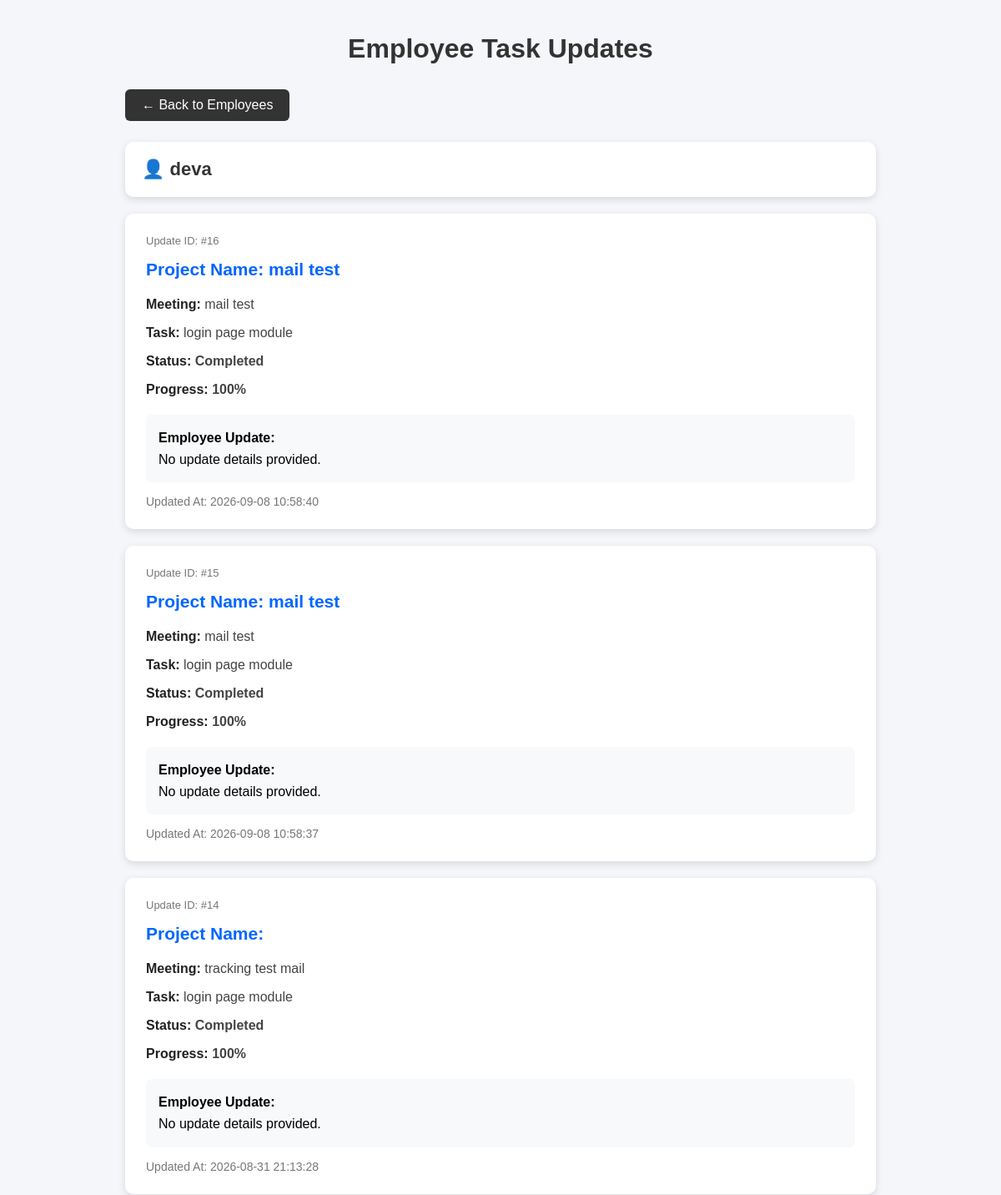
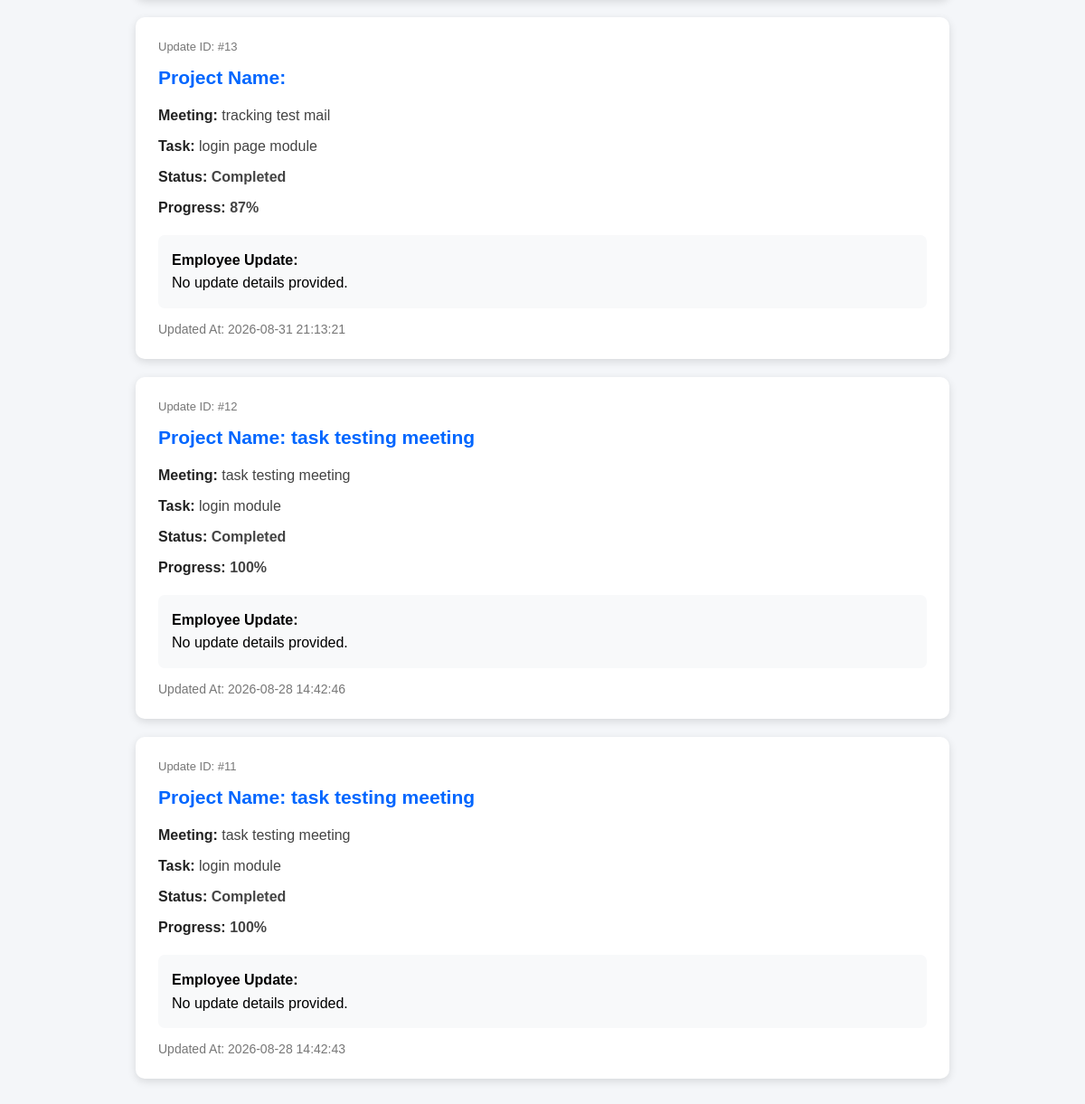
Screenshot of /task_updates.php?employee_id=12 with the database file from the repository (2 pictures, top to bottom).
### tables this page shows
CREATE TABLE `employee` (
  `id` int(11) NOT NULL AUTO_INCREMENT,
  `full_name` varchar(100) NOT NULL,
  `email` varchar(100) NOT NULL,
  `password` varchar(255) NOT NULL,
  `department` varchar(100) DEFAULT NULL,
  `phone` varchar(15) DEFAULT NULL,
  `availability` enum('Available','Busy') DEFAULT 'Available',
  `created_at` timestamp NOT NULL DEFAULT current_timestamp(),
  `project_name` varchar(255) DEFAULT NULL,
  PRIMARY KEY (`id`),
  UNIQUE KEY `email` (`email`)
);

CREATE TABLE `task_updates` (
  `id` int(11) NOT NULL AUTO_INCREMENT,
  `task_id` int(11) NOT NULL,
  `employee_id` int(11) NOT NULL,
  `status` varchar(50) NOT NULL,
  `progress` int(11) NOT NULL DEFAULT 0,
  `update_details` text DEFAULT NULL,
  `updated_at` timestamp NOT NULL DEFAULT current_timestamp(),
  PRIMARY KEY (`id`)
);

CREATE TABLE `tasks` (
  `id` int(11) NOT NULL AUTO_INCREMENT,
  `meeting_id` int(11) DEFAULT NULL,
  `project_name` varchar(255) NOT NULL,
  `task_title` varchar(255) NOT NULL,
  `description` text DEFAULT NULL,
  `employee_id` int(11) NOT NULL,
  `assigned_date` date NOT NULL,
  `due_date` date NOT NULL,
  `progress` int(11) DEFAULT 0,
  `status` varchar(50) DEFAULT 'Pending',
  `created_at` timestamp NOT NULL DEFAULT current_timestamp(),
  PRIMARY KEY (`id`)
);

CREATE TABLE `meetings` (
  `id` int(11) NOT NULL AUTO_INCREMENT,
  `title` varchar(100) DEFAULT NULL,
  `meeting_date` date DEFAULT NULL,
  `start_time` time DEFAULT NULL,
  `end_time` time DEFAULT NULL,
  `description` text DEFAULT NULL,
  PRIMARY KEY (`id`)
);

### task_updates.php (the view, shortened to what this page needs)
<?php
include "../database/connection.php";
$selected_employee_id = 0;
if (isset($_GET['employee_id'])) {
    $selected_employee_id =
        intval($_GET['employee_id']);
}
$selected_employee = null;
if ($selected_employee_id > 0) {
    $employee_sql = "
        SELECT
            id,
            full_name
        FROM employee
        WHERE id = ?
        LIMIT 1
    ";
    $employee_stmt =
        $conn->prepare($employee_sql);
    $employee_stmt->bind_param(
        "i",
        $selected_employee_id
    );
    $employee_stmt->execute();
    $employee_result =
        $employee_stmt->get_result();
    if (
        $employee_result->num_rows > 0
    ) {
        $selected_employee =
            $employee_result->fetch_assoc();
    }
}
$employees_sql = "
    SELECT DISTINCT
        e.id,
        e.full_name
    FROM task_updates tu
    INNER JOIN employee e
        ON tu.employee_id = e.id
    ORDER BY e.full_name ASC
";
$employees_result =
    mysqli_query(
        $conn,
        $employees_sql
    );
$updates_result = null;
if ($selected_employee) {
    $updates_sql = "
        SELECT
            tu.id AS update_id,
            tu.status,
            tu.progress,
            tu.update_details,
            tu.updated_at,
            t.task_title,
            t.project_name,
            m.title AS meeting_title
        FROM task_updates tu
        INNER JOIN tasks t
            ON tu.task_id = t.id
        LEFT JOIN meetings m
            ON t.meeting_id = m.id
        WHERE tu.employee_id = ?
        ORDER BY tu.updated_at DESC
    ";
    $updates_stmt =
        $conn->prepare($updates_sql);
    $updates_stmt->bind_param(
        "i",
        $selected_employee_id
    );
    $updates_stmt->execute();
    $updates_result =
        $updates_stmt->get_result();
}
?>
<!DOCTYPE html>
<html>
<head>
</head>
<body>
<div class="container">
<h1>
Employee Task Updates
</h1>
<?php
if (!$selected_employee) {
?>
<a
    href="task_tracking.php"
    class="back-button"
>
← Back to Task Tracking
</a>
<?php
if (
    $employees_result &&
    mysqli_num_rows($employees_result) > 0
) {
    while (
        $employee =
        mysqli_fetch_assoc($employees_result)
    ) {
?>
<div class="employee-card">
<div class="employee-name">
👤
<?php
echo htmlspecialchars(
    $employee['full_name']
);
?>
</div>
<a
    href="task_updates.php?employee_id=<?php
        echo intval($employee['id']);
    ?>"
    class="view-button"
>
View Updates →
</a>
</div>
<?php
    }
} else {
?>
<div class="no-update">
No employee task updates found.
</div>
<?php
}
}
else {
?>
<a
    href="task_updates.php"
    class="back-button"
>
← Back to Employees
</a>
<div class="employee-heading">
👤
<?php
echo htmlspecialchars(
    $selected_employee['full_name']
);
?>
</div>
<?php
if (
    $updates_result &&
    $updates_result->num_rows > 0
) {
    while (
        $row =
        $updates_result->fetch_assoc()
    ) {
?>
<div class="update-box">
<div class="update-id">
Update ID:
#<?php
echo htmlspecialchars(
    $row['update_id']
);
?>
</div>
<div class="project-name">
Project Name:
<?php
echo htmlspecialchars(
    $row['project_name']
);
?>
</div>
<div class="info">
<strong>
Meeting:
</strong>
<?php
echo htmlspecialchars(
    $row['meeting_title'] ?? ''
);
?>
</div>
<div class="info">
<strong>
Task:
</strong>
<?php
echo htmlspecialchars(
    $row['task_title']
);
?>
</div>
<div class="info">
<strong>
Status:
</strong>
<span class="status">
<?php
echo htmlspecialchars(
    $row['status']
);
?>
</span>
</div>
<div class="info">
<strong>
Progress:
</strong>
<span class="progress">
<?php
echo htmlspecialchars(
    $row['progress']
);
?>%
</span>
</div>
<div class="update-details">
<strong>
Employee Update:
</strong>
<br>
<?php
if (
    !empty($row['update_details'])
) {
    echo nl2br(
        htmlspecialchars(
            $row['update_details']
        )
    );
} else {
    echo "No update details provided.";
}
?>
</div>
<div class="updated-time">
Updated At:
<?php
echo htmlspecialchars(
    $row['updated_at']
);
?>
</div>
</div>
<?php
    }
} else {
?>
<div class="no-update">
No updates found for this employee.
</div>
<?php
}
}
?>
</div>
</body>
</html>

### task_updates.php (style rules this page uses)
* { box-sizing: border-box; }
body { margin: 0; padding: 0; font-family: Arial, sans-serif; background: #f4f6f9; }
.container { width: 90%; max-width: 900px; margin: 40px auto; }
h1 { text-align: center; color: #333; margin-bottom: 30px; }
.back-button { display: inline-block; margin-bottom: 25px; padding: 10px 20px; background: #333; color: white; text-decoration: none; border-radius: 6px; }
.employee-heading { background: white; padding: 20px; margin-bottom: 20px; border-radius: 10px; box-shadow: 0 3px 10px rgba(0,0,0,0.12); font-size: 22px; font-weight: bold; color: #333; }
.update-box { background: white; padding: 25px; margin-bottom: 20px; border-radius: 10px; box-shadow: 0 3px 10px rgba(0,0,0,0.12); }
.update-id { color: #777; font-size: 13px; margin-bottom: 15px; }
.project-name { font-size: 21px; font-weight: bold; color: #0066ff; margin-bottom: 18px; }
.info { margin-bottom: 10px; color: #444; line-height: 1.5; }
.info strong { color: #222; }
.status { font-weight: bold; }
.progress { font-weight: bold; }
.update-details { margin-top: 18px; padding: 15px; background: #f8f9fa; border-radius: 7px; line-height: 1.6; }
.updated-time { margin-top: 15px; color: #777; font-size: 14px; }

### rows the page displays
employee: full_name "deva"
task_updates: id "16", task.project_name "mail test", meetings.title "mail test", task.task_title "login page module", status "Completed", progress "100", shows "No update details provided.", updated_at "2026-09-08 10:58:40"
task_updates: id "15", task.project_name "mail test", meetings.title "mail test", task.task_title "login page module", status "Completed", progress "100", shows "No update details provided.", updated_at "2026-09-08 10:58:37"
task_updates: id "14", meetings.title "tracking test mail", task.task_title "login page module", status "Completed", progress "100", shows "No update details provided.", updated_at "2026-08-31 21:13:28"
task_updates: id "13", meetings.title "tracking test mail", task.task_title "login page module", status "Completed", progress "87", shows "No update details provided.", updated_at "2026-08-31 21:13:21"
task_updates: id "12", task.project_name "task testing meeting", meetings.title "task testing meeting", task.task_title "login module", status "Completed", progress "100", shows "No update details provided.", updated_at "2026-08-28 14:42:46"
task_updates: id "11", task.project_name "task testing meeting", meetings.title "task testing meeting", task.task_title "login module", status "Completed", progress "100", shows "No update details provided.", updated_at "2026-08-28 14:42:43"
